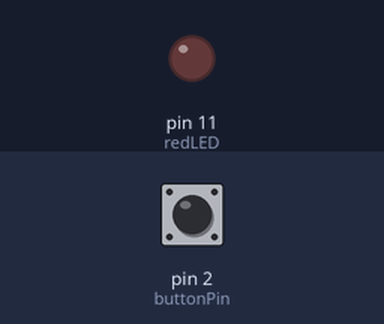
Bench run of a sketch on a simulated Arduino Uno, built with avr-gcc and run on an emulated ATmega328P. Shown: output pins drawn as LEDs (lit = HIGH). The test bench sets the inputs (shaded band); at power-on: pin 2 (buttonPin) LOW. What the sketch prints to the serial monitor is not drawn.

Above: at 0.7 s.
At 5.2 s:
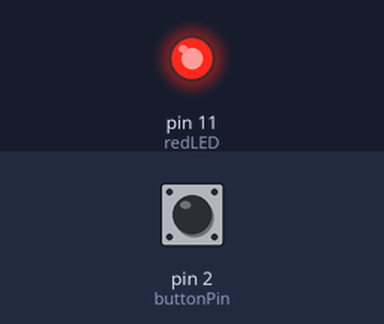
Timing chart, 0 to 6.9 s (numbered marks = the images above):
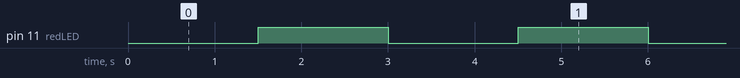

Measured:
- by itself, pin 11 (redLED): alternates HIGH for 1.5 s and LOW for 1.5 s

The sketch:

EADP_code.ino
```cpp
const int potentiometerPin = A0;
const int redLED = 11;

const int buttonPin = 2;

int ledState = LOW;
int buttonState1 = 0;
int buttonState0 = 0;

float sensorValue = 0;

float y = 0;
float y_prev = 0;

// bpm : number of times chest or abdomen rises over the course of one minute
float bpm = 0;

float blinkDelay = 0;
int instanceCount = 0;

unsigned long startTime = 0;
unsigned long endTime = 0;
int timeDifference = 0 ;
int blinkCount = 0;
int ledStatus = 0;

int minuteFlag = 0;
unsigned long minuteStart = 0;
unsigned long minuteEnd = 0;

int brightness = 0;
int fadeAmount = 5;

int lightJump = 0;

void setup()
{
  Serial.begin(115200);
  pinMode(redLED, OUTPUT);
  // pinMode(potentiometerPin, INPUT);
  pinMode(buttonPin, INPUT);
}

void debugOutputs()
{
  if (y != y_prev){
    y_prev = y;
    Serial.print(y);
    Serial.print(" , ");
    Serial.print(bpm);
    Serial.print(", ");
    Serial.print(blinkDelay);
    Serial.print(", ");
    Serial.print(buttonState1);
    Serial.println("");
    }
}

void inputProcess()
{
  // sensorValue = analogRead(potentiometerPin);
  // y = map(sensorValue, 0, 1023, 0, 130);

  y = 10;

  bpm = (float)y + 10;
  blinkDelay = ((60.0 / bpm) * 1000) / 2;
}

void lightActions()
{
  buttonState1 = digitalRead(buttonPin);
  if ((buttonState1 != buttonState0) && (buttonState1 == HIGH))
  {
    lightJump = 1;
    buttonState0 = buttonState1;
  }

  if (lightJump == 0)
  {
    if (instanceCount == 0)
    {
      startTime = millis();
      digitalWrite(redLED, ledState);
      instanceCount += 1;
    }
    else if(instanceCount >= 1)
    {
      endTime = millis();
      timeDifference = endTime - startTime;
      if (timeDifference >= blinkDelay)
      {
        if (instanceCount == 2)
        {
          instanceCount = 0;
        }
        if (ledState == LOW)
        {
          ledState = HIGH;
        }
        else
        {
          ledState = LOW;
        }
        startTime = endTime;
        instanceCount += 1;
        digitalWrite(redLED, ledState);
      }
    }
  }
  else if (lightJump == 1)
  {
    if (ledState != HIGH)
    {
      ledState = HIGH;
      digitalWrite(redLED, ledState);
      startTime = millis();
    }

    if ((int)millis() - startTime >= blinkDelay)
    {
      digitalWrite(redLED, LOW);
      lightJump = 0;
      instanceCount = 0;
    }
  }
}

void loop()
{
  inputProcess();
  lightActions();
  debugOutputs();
}
```
